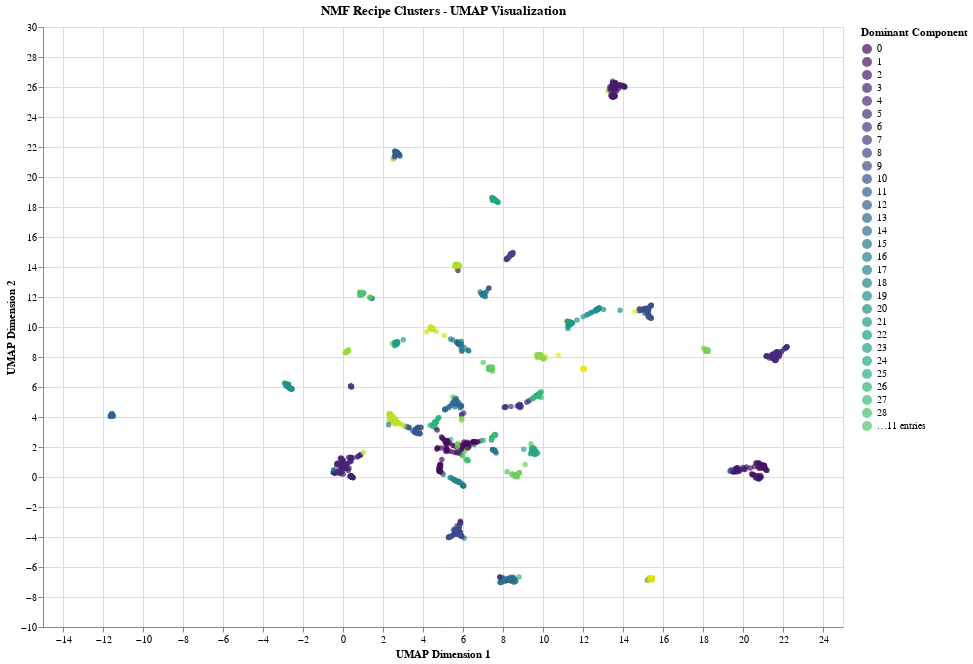

Source (notebook cell):
### Code cell
# Create 2D UMAP visualization of recipe clusters based on NMF factors
def create_nmf_umap_visualization(W: np.ndarray, recipe_names: List[str]) -> pd.DataFrame:
    """
    Create UMAP embedding of recipes based on NMF factors.
    
    Args:
        W: Recipe factors matrix (n_recipes x n_components)
        recipe_names: List of recipe names
        
    Returns:
        DataFrame with UMAP coordinates and cluster assignments
    """
    # Create UMAP embedding from NMF factors
    reducer = umap.UMAP(
        n_neighbors=15, 
        n_components=2, 
        metric='cosine',  # Cosine distance works well for factor matrices
        random_state=42
    )
    embedding = reducer.fit_transform(W)
    
    # Assign each recipe to its dominant component
    dominant_components = np.argmax(W, axis=1)
    
    # Create DataFrame
    embedding_df = pd.DataFrame({
        'UMAP1': embedding[:, 0],
        'UMAP2': embedding[:, 1],
        'recipe_name': recipe_names,
        'dominant_component': dominant_components,
        'max_factor_weight': np.max(W, axis=1)
    })
    
    return embedding_df

# Create the embedding
nmf_embedding_df = create_nmf_umap_visualization(W, recipe_names)
nmf_embedding_df['ingredients'] = nmf_embedding_df['recipe_name'].apply(get_recipe_string)
# Create interactive plot with Altair
chart = alt.Chart(nmf_embedding_df).mark_circle().add_params(
    alt.selection_point()
).encode(
    x=alt.X('UMAP1:Q', title='UMAP Dimension 1'),
    y=alt.Y('UMAP2:Q', title='UMAP Dimension 2'),
    color=alt.Color('dominant_component:N', 
                   title='Dominant Component',
                   scale=alt.Scale(scheme='viridis')),
    tooltip=['recipe_name:N', 'dominant_component:N', 'ingredients:N']
).properties(
    width=800,
    height=600,
    title='NMF Recipe Clusters - UMAP Visualization'
).interactive()

# Display the chart
chart.show()
print(f"Created UMAP visualization with {len(nmf_embedding_df)} recipes")
print(f"Number of unique dominant components: {nmf_embedding_df['dominant_component'].nunique()}")

### Figure 1 — Vega-Lite specification as saved in the notebook (floating-point values rounded to 4 significant figures; data arrays with more than 128 entries replaced by an {"elided": "..."} marker saying what was removed)
{"config": {"view": {"continuousWidth": 300, "continuousHeight": 300}}, "data": {"name": "data-d2281f026adfa087c86ae012abe00842"}, "mark": {"type": "circle"}, "encoding": {"color": {"field": "dominant_component", "scale": {"scheme": "viridis"}, "title": "Dominant Component", "type": "nominal"}, "tooltip": [{"field": "recipe_name", "type": "nominal"}, {"field": "dominant_component", "type": "nominal"}, {"field": "ingredients", "type": "nominal"}], "x": {"field": "UMAP1", "title": "UMAP Dimension 1", "type": "quantitative"}, "y": {"field": "UMAP2", "title": "UMAP Dimension 2", "type": "quantitative"}}, "height": 600, "params": [{"name": "param_11", "select": {"type": "point"}}, {"name": "param_12", "select": {"type": "interval", "encodings": ["x", "y"]}, "bind": "scales"}], "title": "NMF Recipe Clusters - UMAP Visualization", "width": 800, "$schema": "https://vega.github.io/schema/vega-lite/v5.20.1.json", "datasets": {"data-d2281f026adfa087c86ae012abe00842": {"elided": "1514 records"}}}
